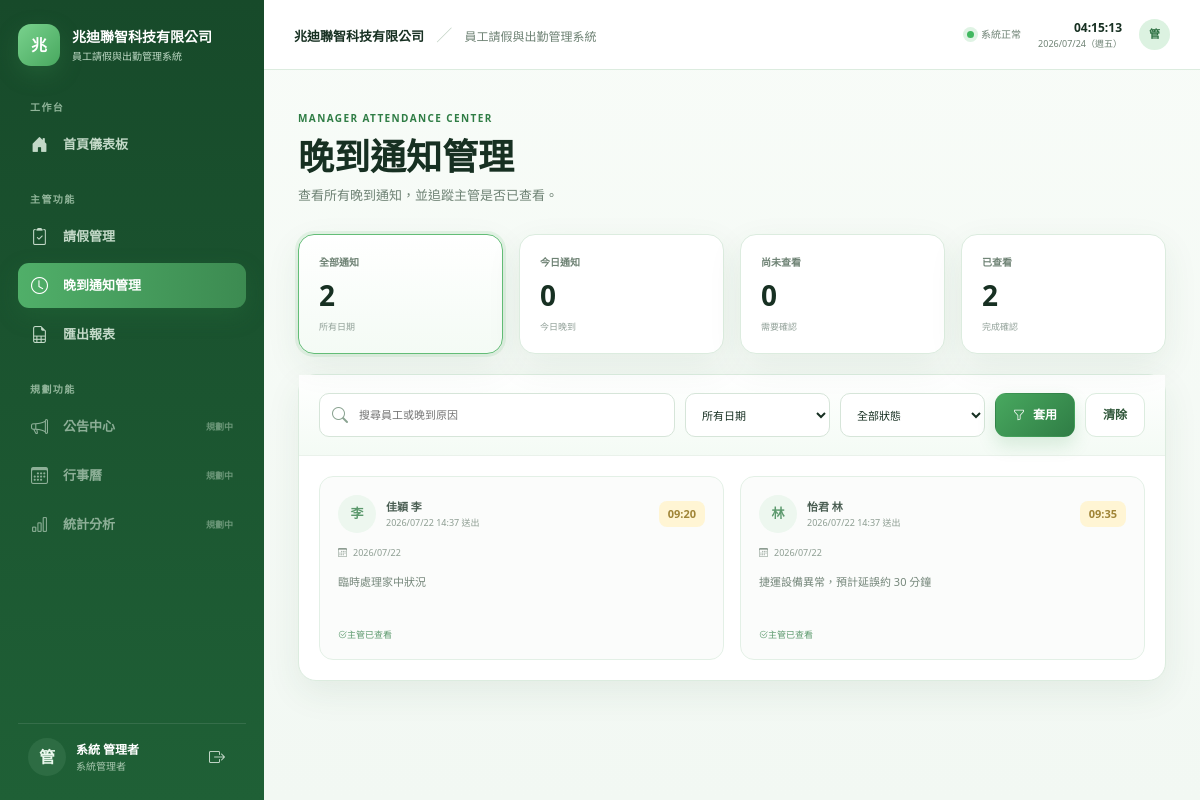
The app's page /manager/late/ (signed in) with its own data.
### leaveapp/models.py (models this page shows, shortened)
class Profile(models.Model):
    ROLE_EMPLOYEE = "employee"
    ROLE_MANAGER = "manager"
    ROLE_ADMIN = "admin"
    ROLE_CHOICES = [
        (ROLE_EMPLOYEE, "員工"),
        (ROLE_MANAGER, "主管"),
        (ROLE_ADMIN, "系統管理者"),
    ]
    user = models.OneToOneField(User, on_delete=models.CASCADE, related_name="profile")
    role = models.CharField(max_length=20, choices=ROLE_CHOICES, default=ROLE_EMPLOYEE)
    manager = models.ForeignKey(
        User,
        on_delete=models.SET_NULL,
        null=True,
        blank=True,
        related_name="team_members",
        verbose_name="直屬主管",
    )

class LateNotice(models.Model):
    employee = models.ForeignKey(User, on_delete=models.CASCADE, related_name="late_notices")
    date = models.DateField(default=timezone.localdate, verbose_name="晚到日期")
    expected_arrival = models.TimeField(verbose_name="預計到達時間")
    reason = models.TextField(verbose_name="晚到原因")
    manager = models.ForeignKey(
        User,
        on_delete=models.SET_NULL,
        null=True,
        blank=True,
        related_name="received_late_notices",
    )
    viewed = models.BooleanField(default=False, verbose_name="主管已查看")
    created_at = models.DateTimeField(auto_now_add=True)
    class Meta:
        ordering = ["-date", "-created_at"]

### leaveapp/views.py (the view, shortened to what this page needs)
# urls.py: path("manager/late/", views.manager_late_list, name="manager_late_list"),
@login_required
@manager_required
def manager_late_list(request):
    query = request.GET.get("q", "").strip()
    viewed = request.GET.get("viewed", "all").strip()
    date_filter = request.GET.get("date", "all").strip()
    today = timezone.localdate()
    notices = _manager_late_queryset(request.user).select_related(
        "employee",
        "manager",
    )
    if viewed == "viewed":
        notices = notices.filter(viewed=True)
    elif viewed == "unviewed":
        notices = notices.filter(viewed=False)
    if date_filter == "today":
        notices = notices.filter(date=today)
    all_visible = _manager_late_queryset(request.user)
    counts = {
        "all": all_visible.count(),
        "today": all_visible.filter(date=today).count(),
        "viewed": all_visible.filter(viewed=True).count(),
        "unviewed": all_visible.filter(viewed=False).count(),
    }
    return render(
        request,
        "leaveapp/manager_late_list.html",
        {
            "late_notices": notices.order_by("-date", "-created_at"),
            "query": query,
            "viewed_filter": viewed,
            "date_filter": date_filter,
            "counts": counts,
        },
    )

### leaveapp/views.py (called while the page is built)
def _manager_late_queryset(user):
    if user.profile.role == Profile.ROLE_ADMIN:
        return LateNotice.objects.all()
    return LateNotice.objects.filter(manager=user)

### templates/leaveapp/manager_late_list.html (shortened to what this page needs)
{% extends "base.html" %}
{% block content %}
<section class="page-heading manager-heading">
  <div>
    <span class="eyebrow">MANAGER ATTENDANCE CENTER</span>
    <h1>晚到通知管理</h1>
    <p>查看所有晚到通知，並追蹤主管是否已查看。</p>
  </div>
</section>
<section class="manager-stat-grid">
  <a href="{% url 'manager_late_list' %}" class="manager-stat-card {% if viewed_filter == 'all' and date_filter == 'all' %}selected{% endif %}">
    <small>全部通知</small><strong>{{ counts.all }}</strong><span>所有日期</span>
  </a>
  <a href="?date=today" class="manager-stat-card {% if date_filter == 'today' %}selected{% endif %}">
    <small>今日通知</small><strong>{{ counts.today }}</strong><span>今日晚到</span>
  </a>
  <a href="?viewed=unviewed" class="manager-stat-card {% if viewed_filter == 'unviewed' %}selected{% endif %}">
    <small>尚未查看</small><strong>{{ counts.unviewed }}</strong><span>需要確認</span>
  </a>
  <a href="?viewed=viewed" class="manager-stat-card {% if viewed_filter == 'viewed' %}selected{% endif %}">
    <small>已查看</small><strong>{{ counts.viewed }}</strong><span>完成確認</span>
  </a>
</section>
<article class="enterprise-panel manager-list-panel">
  <header class="manager-toolbar">
    <form method="get" class="manager-filter-form">
      <div class="manager-search">
        <i class="bi bi-search"></i>
        <input type="search" name="q" value="{{ query }}" placeholder="搜尋員工或晚到原因">
      </div>
      <select name="date">
        <option value="all" {% if date_filter == "all" %}selected{% endif %}>所有日期</option>
      </select>
      <select name="viewed">
        <option value="all" {% if viewed_filter == "all" %}selected{% endif %}>全部狀態</option>
      </select>
      <button class="btn-enterprise primary" type="submit"><i class="bi bi-funnel"></i>套用</button>
      <a class="btn-enterprise secondary" href="{% url 'manager_late_list' %}">清除</a>
    </form>
  </header>
  {% if late_notices %}
  <div class="manager-late-grid">
    {% for notice in late_notices %}
    <article class="manager-late-card {% if notice.viewed %}viewed{% endif %}">
      <header>
        <div class="person-cell">
          <span class="person-avatar">{{ notice.employee.last_name|default:notice.employee.username|slice:":1" }}</span>
          <span><strong>{{ notice.employee.get_full_name|default:notice.employee.username }}</strong><small>{{ notice.created_at|date:"Y/m/d H:i" }} 送出</small></span>
        </div>
        <span class="arrival">{{ notice.expected_arrival|time:"H:i" }}</span>
      </header>
      <div class="manager-late-date"><i class="bi bi-calendar3"></i>{{ notice.date|date:"Y/m/d" }}</div>
      <p>{{ notice.reason }}</p>
      <footer>
        {% if notice.viewed %}
        <span class="viewed-text"><i class="bi bi-check2-circle"></i>主管已查看</span>
        {% else %}
        <form method="post" action="{% url 'mark_late_viewed' notice.id %}">
          {% csrf_token %}
          <input type="hidden" name="next" value="{{ request.get_full_path }}">
          <button class="btn-enterprise primary" type="submit"><i class="bi bi-eye"></i>標記已查看</button>
        </form>
        {% endif %}
      </footer>
    </article>
    {% endfor %}
  </div>
  {% else %}
  <div class="empty-state">
    <span><i class="bi bi-search"></i></span>
    <strong>找不到符合條件的晚到通知</strong>
    <p>請調整搜尋文字或篩選條件。</p>
  </div>
  {% endif %}
</article>
{% endblock %}

### templates/base.html (shortened to what this page needs)
{% load static %}
<!doctype html>
<html lang="zh-Hant">
<head>
  <link href="https://cdn.jsdelivr.net/npm/bootstrap@5.3.3/dist/css/bootstrap.min.css" rel="stylesheet">
  <link href="https://cdn.jsdelivr.net/npm/bootstrap-icons@1.11.3/font/bootstrap-icons.css" rel="stylesheet">
  <link rel="stylesheet" href="{% static 'css/style.css' %}">
</head>
<body>
{% if user.is_authenticated %}
<div class="app-shell">
  <aside class="sidebar d-none d-lg-flex">
    <a class="brand" href="{% url 'dashboard' %}">
      <span class="brand-mark">兆</span>
      <span class="brand-copy">
        <strong>兆迪聯智科技有限公司</strong>
        <small>員工請假與出勤管理系統</small>
      </span>
    </a>
    <nav class="sidebar-nav">
      <span class="nav-label">工作台</span>
      <a class="sidebar-link {% if request.resolver_match.url_name == 'dashboard' %}active{% endif %}" href="{% url 'dashboard' %}">
        <i class="bi bi-house-door-fill"></i><span>首頁儀表板</span>
      </a>
      {% if user.profile.role == "employee" %}
      <span class="nav-label nav-label-spaced">請假管理</span>
      <a class="sidebar-link" href="{% url 'create_leave' %}">
        <i class="bi bi-calendar2-plus"></i><span>新增請假</span>
      </a>
      <a class="sidebar-link" href="{% url 'dashboard' %}#my-requests">
        <i class="bi bi-journal-text"></i><span>我的請假紀錄</span>
      </a>
      <span class="nav-label nav-label-spaced">其他功能</span>
      <a class="sidebar-link" href="{% url 'create_late_notice' %}">
        <i class="bi bi-clock-history"></i><span>晚到通知</span>
      </a>
      {% else %}
      <span class="nav-label nav-label-spaced">主管功能</span>
      <a class="sidebar-link {% if request.resolver_match.url_name == 'manager_leave_list' %}active{% endif %}" href="{% url 'manager_leave_list' %}">
        <i class="bi bi-clipboard2-check"></i><span>請假管理</span>
      </a>
      <a class="sidebar-link {% if request.resolver_match.url_name == 'manager_late_list' %}active{% endif %}" href="{% url 'manager_late_list' %}">
        <i class="bi bi-clock"></i><span>晚到通知管理</span>
      </a>
      <a class="sidebar-link" href="{% url 'export_csv' %}">
        <i class="bi bi-file-earmark-spreadsheet"></i><span>匯出報表</span>
      </a>
      {% endif %}
      <span class="nav-label nav-label-spaced">規劃功能</span>
      <span class="sidebar-link disabled-link"><i class="bi bi-megaphone"></i><span>公告中心</span><small>規劃中</small></span>
      <span class="sidebar-link disabled-link"><i class="bi bi-calendar3"></i><span>行事曆</span><small>規劃中</small></span>
      <span class="sidebar-link disabled-link"><i class="bi bi-bar-chart"></i><span>統計分析</span><small>規劃中</small></span>
    </nav>
    <div class="sidebar-user">
      <span class="avatar">{{ user.last_name|default:user.username|slice:":1" }}</span>
      <span class="sidebar-user-copy">
        <strong>{{ user.get_full_name|default:user.username }}</strong>
        <small>{{ user.profile.get_role_display }}</small>
      </span>
      <form action="{% url 'logout' %}" method="post">
        <button class="icon-btn" title="登出"><i class="bi bi-box-arrow-right"></i></button>
      </form>
    </div>
  </aside>
  <div class="app-main">
    <header class="topbar">
      <div class="topbar-title">
        <strong>兆迪聯智科技有限公司</strong>
        <span>／</span>
        <small>員工請假與出勤管理系統</small>
      </div>
      <div class="topbar-right">
        <span class="system-online"><i></i>系統正常</span>
        <div class="live-clock d-none d-md-block">
          <strong id="liveTime">--:--:--</strong>
          <small id="liveDate">----/--/--</small>
        </div>
        <span class="topbar-avatar">{{ user.last_name|default:user.username|slice:":1" }}</span>
      </div>
    </header>
    <main class="content-area">
      {% block content %}{% endblock %}
    </main>
  </div>
</div>
{% endif %}
</body>
</html>

### records on screen
LateNotice: employee.last_name "李", employee.get_full_name "佳穎 李", created_at "2026/07/22 14:37", expected_arrival "09:20", date "2026/07/22", reason "臨時處理家中狀況", viewed True (drawn)
LateNotice: employee.last_name "林", employee.get_full_name "怡君 林", created_at "2026/07/22 14:37", expected_arrival "09:35", date "2026/07/22", reason "捷運設備異常，預計延誤約 30 分鐘", viewed True (drawn)

### other values on screen
{{ user.last_name|default:user.username|slice:":1" }} "管"
{{ user.get_full_name|default:user.username }} "系統 管理者"
{{ user.profile.get_role_display }} "系統管理者"
{{ counts.all }} "2"
{{ counts.today }} "0"
{{ counts.unviewed }} "0"
{{ counts.viewed }} "2"
